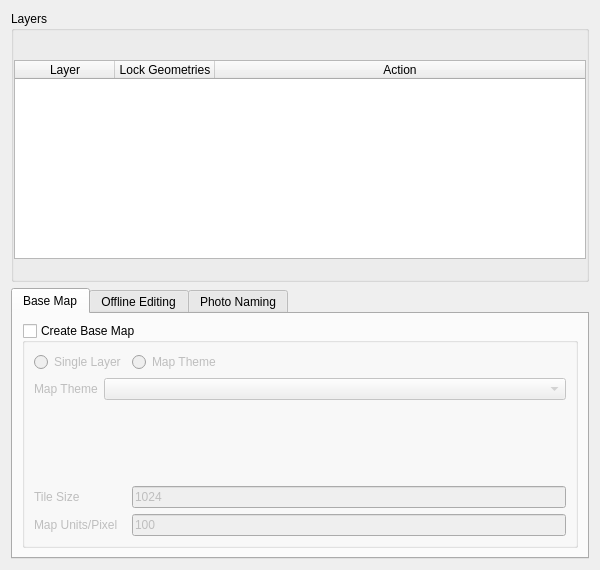
<?xml version="1.0" encoding="UTF-8"?>
<ui version="4.0">
 <class>QField</class>
 <widget class="QWidget" name="QField">
  <property name="geometry">
   <rect>
    <x>0</x>
    <y>0</y>
    <width>600</width>
    <height>570</height>
   </rect>
  </property>
  <property name="windowTitle">
   <string>Configure Project for QField Synchronisation</string>
  </property>
  <layout class="QGridLayout" name="gridLayout">
   <item row="1" column="0">
    <widget class="QTabWidget" name="tabWidget">
     <property name="currentIndex">
      <number>0</number>
     </property>
     <widget class="QWidget" name="tab">
      <attribute name="title">
       <string>Base Map</string>
      </attribute>
      <layout class="QGridLayout" name="gridLayout_4">
       <item row="0" column="0">
        <widget class="QGroupBox" name="createBaseMapGroupBox">
         <property name="toolTip">
          <string>A base map is fully rendered to a raster image. Attributes from layers on a base map are no longer accessible.</string>
         </property>
         <property name="title">
          <string>Create Base Map</string>
         </property>
         <property name="checkable">
          <bool>true</bool>
         </property>
         <property name="checked">
          <bool>false</bool>
         </property>
         <layout class="QGridLayout" name="gridLayout_3">
          <item row="0" column="1">
           <widget class="QRadioButton" name="mapThemeRadioButton">
            <property name="text">
             <string>Map Theme</string>
            </property>
            <attribute name="buttonGroup">
             <string notr="true">buttonGroup</string>
            </attribute>
           </widget>
          </item>
          <item row="2" column="0" colspan="2">
           <widget class="QStackedWidget" name="baseMapTypeStack">
            <property name="sizePolicy">
             <sizepolicy hsizetype="Preferred" vsizetype="Minimum">
              <horstretch>0</horstretch>
              <verstretch>0</verstretch>
             </sizepolicy>
            </property>
            <property name="inputMethodHints">
             <set>Qt::ImhDialableCharactersOnly</set>
            </property>
            <widget class="QWidget" name="mapThemePage">
             <property name="sizePolicy">
              <sizepolicy hsizetype="Expanding" vsizetype="Minimum">
               <horstretch>0</horstretch>
               <verstretch>0</verstretch>
              </sizepolicy>
             </property>
             <layout class="QFormLayout" name="formLayout_2">
              <property name="leftMargin">
               <number>0</number>
              </property>
              <property name="topMargin">
               <number>0</number>
              </property>
              <property name="rightMargin">
               <number>0</number>
              </property>
              <property name="bottomMargin">
               <number>0</number>
              </property>
              <item row="0" column="0">
               <widget class="QLabel" name="label">
                <property name="text">
                 <string>Map Theme</string>
                </property>
               </widget>
              </item>
              <item row="0" column="1">
               <widget class="QComboBox" name="mapThemeComboBox"/>
              </item>
             </layout>
            </widget>
            <widget class="QWidget" name="singleLayerPage">
             <property name="sizePolicy">
              <sizepolicy hsizetype="Expanding" vsizetype="Minimum">
               <horstretch>0</horstretch>
               <verstretch>0</verstretch>
              </sizepolicy>
             </property>
             <layout class="QFormLayout" name="formLayout">
              <item row="0" column="0">
               <widget class="QLabel" name="label_2">
                <property name="text">
                 <string>Layer</string>
                </property>
               </widget>
              </item>
              <item row="0" column="1">
               <widget class="QgsMapLayerComboBox" name="layerComboBox"/>
              </item>
             </layout>
            </widget>
           </widget>
          </item>
          <item row="4" column="0">
           <widget class="QLabel" name="label_3">
            <property name="text">
             <string>Tile Size</string>
            </property>
           </widget>
          </item>
          <item row="4" column="1">
           <widget class="QLineEdit" name="tileSize">
            <property name="toolTip">
             <string>Rendering will happen in tiles. This number determines the width and height (in pixels) that will be rendered per tile.</string>
            </property>
            <property name="inputMethodHints">
             <set>Qt::ImhDigitsOnly</set>
            </property>
            <property name="text">
             <string>1024</string>
            </property>
           </widget>
          </item>
          <item row="5" column="0">
           <widget class="QLabel" name="label_4">
            <property name="text">
             <string>Map Units/Pixel</string>
            </property>
           </widget>
          </item>
          <item row="5" column="1">
           <widget class="QLineEdit" name="mapUnitsPerPixel">
            <property name="toolTip">
             <string>This determines the spatial resolution of the resulting map image. It depends on the CRS of the map canvas. For map units in [m], a value of 1 means each pixel covers an area of 1x1 m, a value of 1000 means 1 pixel per square kilometer.</string>
            </property>
            <property name="inputMethodHints">
             <set>Qt::ImhFormattedNumbersOnly</set>
            </property>
            <property name="text">
             <string>100</string>
            </property>
           </widget>
          </item>
          <item row="0" column="0">
           <widget class="QRadioButton" name="singleLayerRadioButton">
            <property name="text">
             <string>Single Layer</string>
            </property>
            <attribute name="buttonGroup">
             <string notr="true">buttonGroup</string>
            </attribute>
           </widget>
          </item>
         </layout>
        </widget>
       </item>
      </layout>
     </widget>
     <widget class="QWidget" name="tab_2">
      <attribute name="title">
       <string>Offline Editing</string>
      </attribute>
      <layout class="QGridLayout" name="gridLayout_5">
       <item row="2" column="0">
        <widget class="QRadioButton" name="onlyOfflineCopySelectedFeatures">
         <property name="text">
          <string>Only copy selected features</string>
         </property>
        </widget>
       </item>
       <item row="1" column="0">
        <widget class="QRadioButton" name="onlyOfflineCopyFeaturesInAoi">
         <property name="text">
          <string>Only copy features in Area of Interest</string>
         </property>
        </widget>
       </item>
       <item row="0" column="0">
        <widget class="QRadioButton" name="offlineCopyAllFeatures">
         <property name="text">
          <string>Copy all layer features</string>
         </property>
        </widget>
       </item>
      </layout>
     </widget>
     <widget class="QWidget" name="photoNamingTab">
      <attribute name="title">
       <string>Photo Naming</string>
      </attribute>
      <layout class="QVBoxLayout" name="photoNamingLayout"/>
     </widget>
    </widget>
   </item>
   <item row="0" column="0">
    <widget class="QGroupBox" name="groupBox">
     <property name="title">
      <string>Layers</string>
     </property>
     <layout class="QGridLayout" name="gridLayout_2">
      <property name="leftMargin">
       <number>0</number>
      </property>
      <property name="topMargin">
       <number>0</number>
      </property>
      <property name="rightMargin">
       <number>0</number>
      </property>
      <property name="bottomMargin">
       <number>0</number>
      </property>
      <item row="1" column="1">
       <widget class="QToolButton" name="multipleToggleButton">
        <property name="toolTip">
         <string>Toggle layers</string>
        </property>
        <property name="text">
         <string/>
        </property>
        <property name="icon">
         <iconset>
          <normaloff>../resources/visibility.svg</normaloff>../resources/visibility.svg</iconset>
        </property>
        <property name="popupMode">
         <enum>QToolButton::InstantPopup</enum>
        </property>
        <property name="autoRaise">
         <bool>true</bool>
        </property>
       </widget>
      </item>
      <item row="1" column="0">
       <spacer name="horizontalSpacer">
        <property name="orientation">
         <enum>Qt::Horizontal</enum>
        </property>
        <property name="sizeHint" stdset="0">
         <size>
          <width>40</width>
          <height>20</height>
         </size>
        </property>
       </spacer>
      </item>
      <item row="2" column="0" colspan="2">
       <widget class="QTableWidget" name="layersTable">
        <attribute name="horizontalHeaderStretchLastSection">
         <bool>true</bool>
        </attribute>
        <column>
         <property name="text">
          <string>Layer</string>
         </property>
        </column>
        <column>
         <property name="text">
          <string>Lock Geometries</string>
         </property>
         <property name="toolTip">
          <string>When enabled, this option disables adding and deleting features, as well as modifying the geometries of existing features.</string>
         </property>
        </column>
        <column>
         <property name="text">
          <string>Action</string>
         </property>
        </column>
       </widget>
      </item>
      <item row="3" column="0" colspan="2">
       <widget class="QLabel" name="unsupportedLayersLabel">
        <property name="text">
         <string></string>
        </property>
        <property name="visible">
         <bool>false</bool>
        </property>
        <property name="textFormat">
         <enum>Qt::RichText</enum>
        </property>
        <property name="wordWrap">
         <bool>true</bool>
        </property>
       </widget>
      </item>
     </layout>
    </widget>
   </item>
  </layout>
 </widget>
 <customwidgets>
  <customwidget>
   <class>QgsMapLayerComboBox</class>
   <extends>QComboBox</extends>
   <header>qgsmaplayercombobox.h</header>
  </customwidget>
 </customwidgets>
 <resources/>
 <connections/>
 <buttongroups>
  <buttongroup name="buttonGroup"/>
 </buttongroups>
</ui>
